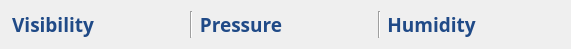
     <widget class="QWidget" name="layoutWidget3">
      <property name="geometry">
       <rect>
        <x>710</x>
        <y>350</y>
        <width>571</width>
        <height>32</height>
       </rect>
      </property>
      <layout class="QHBoxLayout" name="horizontalLayout_17">
       <item>
        <layout class="QHBoxLayout" name="horizontalLayout_18">
         <item>
          <widget class="QLabel" name="visibility_2">
           <property name="font">
            <font>
             <family>aakar</family>
             <pointsize>12</pointsize>
             <weight>75</weight>
             <bold>true</bold>
            </font>
           </property>
           <property name="text">
            <string>&lt;html&gt;&lt;head/&gt;&lt;body&gt;&lt;p&gt;&lt;span style=&quot; font-size:14pt; color:#204a87;&quot;&gt;Visibility&lt;/span&gt;&lt;/p&gt;&lt;/body&gt;&lt;/html&gt;</string>
           </property>
           <property name="alignment">
            <set>Qt::AlignCenter</set>
           </property>
          </widget>
         </item>
         <item>
          <widget class="QLabel" name="visibilityValue_2">
           <property name="font">
            <font>
             <family>Yu Gothic UI</family>
             <pointsize>12</pointsize>
            </font>
           </property>
           <property name="styleSheet">
            <string notr="true">color:rgb(32, 74, 135);</string>
           </property>
           <property name="text">
            <string/>
           </property>
           <property name="alignment">
            <set>Qt::AlignCenter</set>
           </property>
          </widget>
         </item>
        </layout>
       </item>
       <item>
        <widget class="Line" name="line_9">
         <property name="font">
          <font>
           <weight>75</weight>
           <bold>true</bold>
          </font>
         </property>
         <property name="styleSheet">
          <string notr="true">color: rgb(85, 255, 127);</string>
         </property>
         <property name="orientation">
          <enum>Qt::Vertical</enum>
         </property>
        </widget>
       </item>
       <item>
        <layout class="QHBoxLayout" name="horizontalLayout_19">
         <item>
          <widget class="QLabel" name="pressure_2">
           <property name="font">
            <font>
             <family>aakar</family>
             <pointsize>12</pointsize>
             <weight>75</weight>
             <bold>true</bold>
            </font>
           </property>
           <property name="text">
            <string>&lt;html&gt;&lt;head/&gt;&lt;body&gt;&lt;p&gt;&lt;span style=&quot; font-size:14pt; color:#204a87;&quot;&gt;Pressure&lt;/span&gt;&lt;/p&gt;&lt;/body&gt;&lt;/html&gt;</string>
           </property>
           <property name="alignment">
            <set>Qt::AlignCenter</set>
           </property>
          </widget>
         </item>
         <item>
          <widget class="QLabel" name="pressurevalue_2">
           <property name="font">
            <font>
             <family>Yu Gothic UI</family>
             <pointsize>12</pointsize>
            </font>
           </property>
           <property name="styleSheet">
            <string notr="true">color:rgb(32, 74, 135);</string>
           </property>
           <property name="text">
            <string/>
           </property>
           <property name="alignment">
            <set>Qt::AlignCenter</set>
           </property>
          </widget>
         </item>
        </layout>
       </item>
       <item>
        <widget class="Line" name="line_10">
         <property name="font">
          <font>
           <pointsize>10</pointsize>
           <weight>75</weight>
           <bold>true</bold>
          </font>
         </property>
         <property name="styleSheet">
          <string notr="true">color: rgb(85, 255, 127);</string>
         </property>
         <property name="orientation">
          <enum>Qt::Vertical</enum>
         </property>
        </widget>
       </item>
       <item>
        <layout class="QHBoxLayout" name="horizontalLayout_20">
         <item>
          <widget class="QLabel" name="humidity_2">
           <property name="font">
            <font>
             <family>aakar</family>
             <pointsize>12</pointsize>
             <weight>75</weight>
             <bold>true</bold>
            </font>
           </property>
           <property name="text">
            <string>&lt;html&gt;&lt;head/&gt;&lt;body&gt;&lt;p&gt;&lt;span style=&quot; font-size:14pt; color:#204a87;&quot;&gt;Humidity&lt;/span&gt;&lt;/p&gt;&lt;/body&gt;&lt;/html&gt;</string>
           </property>
           <property name="alignment">
            <set>Qt::AlignCenter</set>
           </property>
          </widget>
         </item>
         <item>
          <widget class="QLabel" name="humidityValue_2">
           <property name="font">
            <font>
             <family>Yu Gothic UI</family>
             <pointsize>12</pointsize>
            </font>
           </property>
           <property name="styleSheet">
            <string notr="true">color:rgb(32, 74, 135);</string>
           </property>
           <property name="text">
            <string/>
           </property>
           <property name="alignment">
            <set>Qt::AlignCenter</set>
           </property>
          </widget>
         </item>
        </layout>
       </item>
      </layout>
     </widget>
